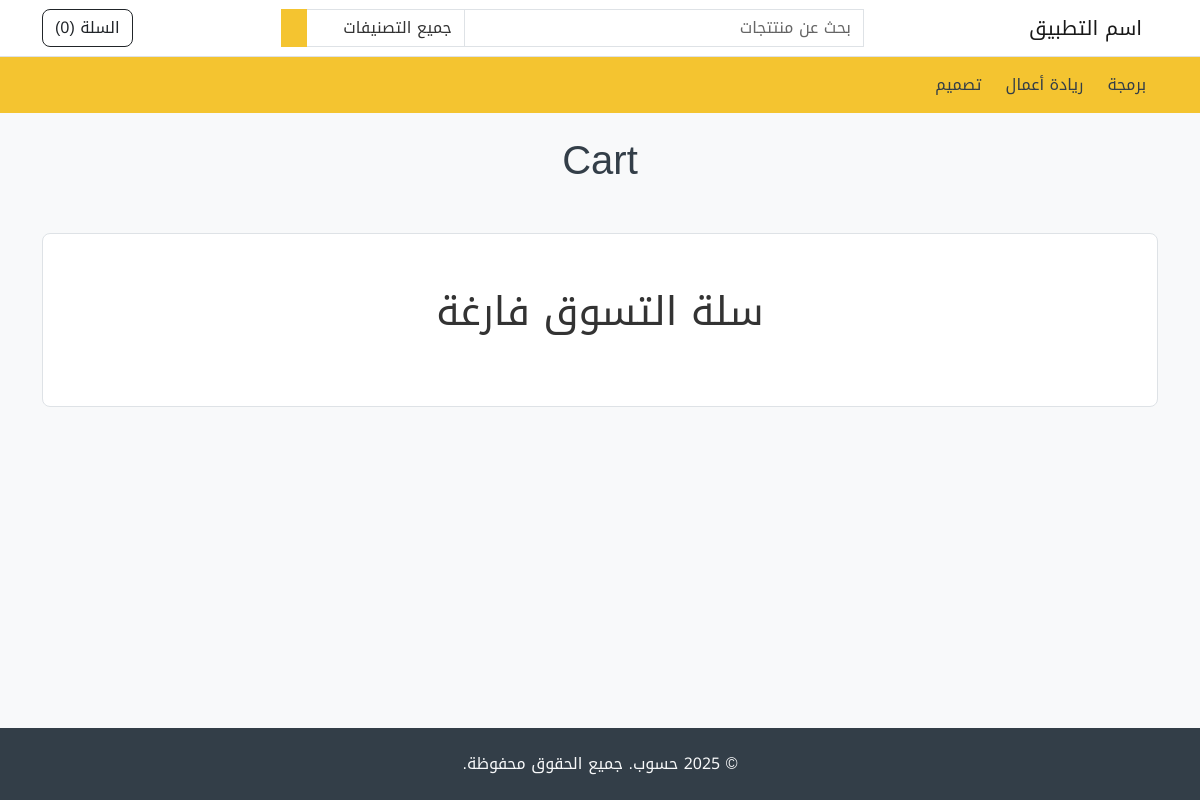
/cart, run on an earlier commit of the app's database.
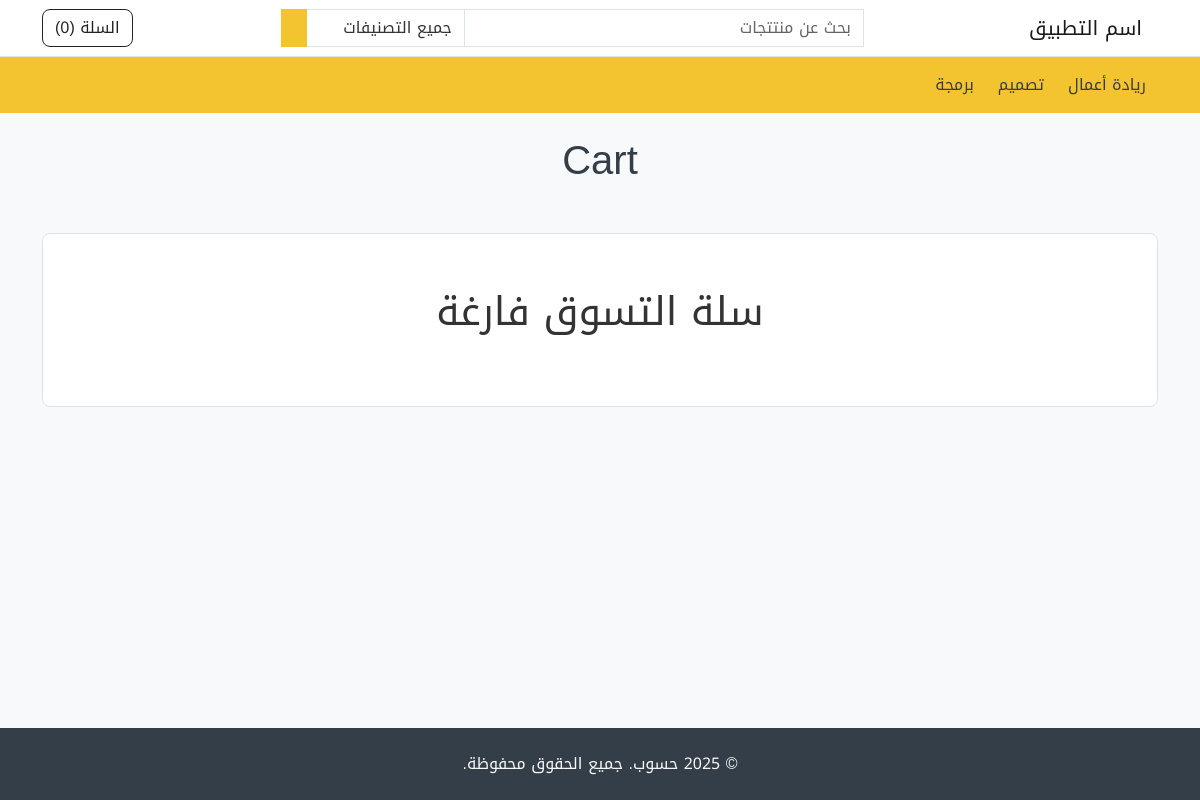
And on a later commit of the database.
### store/models.py (models this page shows, shortened)
class Category(models.Model):
    name = models.CharField(max_length=100 , unique=True)
    featured = models.BooleanField(default=False)
    order = models.IntegerField(default=1)
    created_at = models.DateTimeField(auto_now_add=True)
    updated_at = models.DateTimeField(auto_now=True)
    class Meta:
        verbose_name = _('Category')
        verbose_name_plural = _('Categories')

### store/views.py (the view)
# urls.py: path('cart', views.cart, name='store.cart'),
def cart(request):
    return render(request , 'cart.html')

### store/custom_context_processor.py (called while the page is built)
def store_website(request):
    categories = Category.objects.order_by('order')
    cart = Cart.objects.filter(session=request.session.session_key).last() #get the current session of the cart
    cart_total = 0
    cart_products = []
    if cart:
        cart_products = Product.objects.filter(pk__in=cart.items) #if the cart exist, get all products of this cart and calculate the total price of the products
        for item in cart_products:
            cart_total+=item.price
    return {
        'categories':categories,
        'cart_products':cart_products,
        'cart_total':cart_total
    }

### store/templates/cart.html (shortened to what this page needs)
{% extends 'base.html' %}
{% load i18n my_filters %}
{%  block content %}
    {% include "common/page_title.html" with title='Cart' %}
    <div class="container my-5">
      {% for product in cart_products %}
      <div class="card my-2">
        <div class="card-body">
          <div class="row">
            <div class="col-md-2 text-center mb-2">
              <img src="{{product.image.url}}" alt="product.name" title="" width="150" class="img-thumbnail" />
            </div>
            <div class="col my-auto text-center">
                {{product.name}}
            </div>
            <div class="col-md-2 col-xs-6 my-auto text-center">
              <strong>{{product.price|currency}}</strong>
            </div>
            <div class="col-md-2 my-auto text-center">
              <button class="btn btn-secondary my-2" type="button" data-url="{% url "store.cart_remove" product.id %}" onclick="cartRemove(this)">
                <i class="lni lni-trash-can text-white"></i>
              </button>
            </div>
          </div>
        </div>
      </div>
      {% empty %}
            <div class="h-100 p-5 bg-white border rounded-3 text-center">
              <p class="fs-1">{% trans "Your cart is empty" %}</p>
            </div>
       {% endfor %}
    </div>
{% endblock %}

### store/templates/base.html (shortened to what this page needs)
{% load static %}
<!DOCTYPE html>
<html lang="ar" class="h-100" dir="rtl">
<head>
  <link href="{% static 'css/830.css' %}" rel="stylesheet">
  <link href="{% static 'css/app.css' %}" rel="stylesheet">
</head>
<body class="d-flex flex-column h-100 bg-light">
    {% include 'partials/header.html' %}
  <main>
    {% block content %}
      {% endblock %}
  </main>
    {% include 'partials/footer.html' %}
</body>
</html>

### store/templates/partials/header.html (shortened to what this page needs)
{% load i18n %}
<nav class="navbar navbar-expand-lg navbar-light bg-white border-bottom">
    <div class="container">
      <a class="navbar-brand" href="/"> {% trans "App Name" %} </a>
      <div class="collapse navbar-collapse mt-2 mt-lg-0" id="navbarSupportedContent">
       {% include "partials/header_search.html" %}
        <ul class="navbar-nav my-2 my-lg-0">
          <li class="nav-item">
            <a href="{% url "store.cart" %}" class="btn btn-outline-dark" type="button">
              {% trans "Cart" %} (<span id="cart-items-count">{{cart_products|length}}</span>)
            </a>
          </li>
        </ul>
      </div>
    </div>
  </nav>
  <nav class="navbar navbar-expand-lg navbar-light bg-primary">
    <div class="container">
      <div class="collapse navbar-collapse mt-2 mt-lg-0" id="navbarSupportedContent">
        <ul class="navbar-nav my-2 my-lg-0">
          {% for category in categories %}
          <li class="nav-item">
            <a class="nav-link mx-1" href="{% url "store.category" category.id %}" role="button">
              {{ category.name }}
            </a>
          </li>
          {% endfor %}
        </ul>
      </div>
    </div>
  </nav>

### store/templates/partials/header_search.html (shortened to what this page needs)
 {% load i18n %}
 <form class="d-flex mx-auto" action="{% url "store.category" %}">
          <div class="input-group">
            <input type="text" class="form-control" style="width: 400px" placeholder="بحث عن منتتجات" name="query" value="{{request.GET.query}}" />
            <select class="form-control" style="width: 160px" name='category'>
              <option>{% trans "All Categories" %}</option>
            </select>
            <button class="btn btn-primary" type="submit">
            </button>
          </div>
        </form>

### store/templates/common/page_title.html
<div class="text-center my-4">
    <h1 class="text-center text-secondary">{{ title }}</h1>
</div>

### store/templates/partials/footer.html
{% load i18n %}
<footer class="footer mt-auto py-4 bg-secondary">
    <div class="container text-center">
      <span class="text text-light">{%  trans "© 2025 Hsoub. All rights reserved." %}</span>
    </div>
  </footer>

What changed in the data, as far as the page shows it:
changed Category "برمجة": moves down the list
